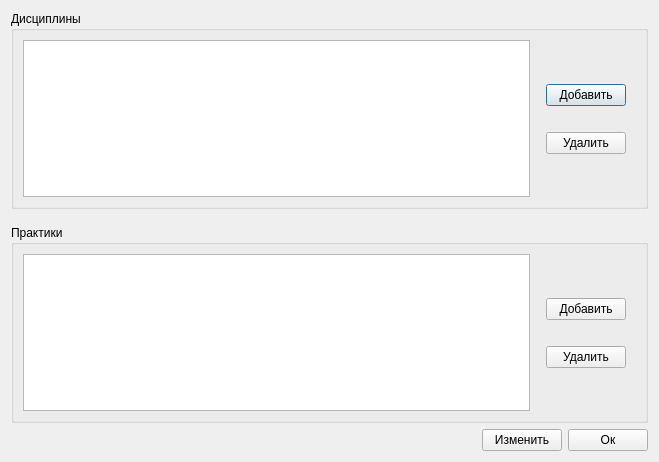
<?xml version="1.0" encoding="UTF-8"?>
<ui version="4.0">
 <class>InsertAdditionalEducationalProgram</class>
 <widget class="QDialog" name="InsertAdditionalEducationalProgram">
  <property name="geometry">
   <rect>
    <x>0</x>
    <y>0</y>
    <width>659</width>
    <height>462</height>
   </rect>
  </property>
  <property name="windowTitle">
   <string>Dialog</string>
  </property>
  <layout class="QVBoxLayout" name="verticalLayout_2">
   <item>
    <widget class="QGroupBox" name="groupBox">
     <property name="title">
      <string>Дисциплины</string>
     </property>
     <layout class="QVBoxLayout" name="verticalLayout_3">
      <item>
       <layout class="QHBoxLayout" name="horizontalLayout">
        <item>
         <layout class="QVBoxLayout" name="verticalLayout_4">
          <item>
           <widget class="QTableView" name="tableViewDiscipline">
            <property name="selectionMode">
             <enum>QAbstractItemView::SingleSelection</enum>
            </property>
            <attribute name="horizontalHeaderVisible">
             <bool>true</bool>
            </attribute>
            <attribute name="horizontalHeaderCascadingSectionResizes">
             <bool>false</bool>
            </attribute>
            <attribute name="horizontalHeaderDefaultSectionSize">
             <number>100</number>
            </attribute>
            <attribute name="horizontalHeaderHighlightSections">
             <bool>false</bool>
            </attribute>
            <attribute name="horizontalHeaderStretchLastSection">
             <bool>true</bool>
            </attribute>
           </widget>
          </item>
         </layout>
        </item>
        <item>
         <spacer name="horizontalSpacer_2">
          <property name="orientation">
           <enum>Qt::Horizontal</enum>
          </property>
          <property name="sizeType">
           <enum>QSizePolicy::Fixed</enum>
          </property>
          <property name="sizeHint" stdset="0">
           <size>
            <width>10</width>
            <height>20</height>
           </size>
          </property>
         </spacer>
        </item>
        <item>
         <layout class="QVBoxLayout" name="verticalLayout">
          <item>
           <spacer name="verticalSpacer_6">
            <property name="orientation">
             <enum>Qt::Vertical</enum>
            </property>
            <property name="sizeHint" stdset="0">
             <size>
              <width>20</width>
              <height>40</height>
             </size>
            </property>
           </spacer>
          </item>
          <item>
           <widget class="QPushButton" name="pushButtonInsertDiscipline">
            <property name="text">
             <string>Добавить</string>
            </property>
           </widget>
          </item>
          <item>
           <spacer name="verticalSpacer_3">
            <property name="orientation">
             <enum>Qt::Vertical</enum>
            </property>
            <property name="sizeType">
             <enum>QSizePolicy::Fixed</enum>
            </property>
            <property name="sizeHint" stdset="0">
             <size>
              <width>20</width>
              <height>20</height>
             </size>
            </property>
           </spacer>
          </item>
          <item>
           <widget class="QPushButton" name="pushButtonDeleteDiscipline">
            <property name="text">
             <string>Удалить</string>
            </property>
           </widget>
          </item>
          <item>
           <spacer name="verticalSpacer_5">
            <property name="orientation">
             <enum>Qt::Vertical</enum>
            </property>
            <property name="sizeHint" stdset="0">
             <size>
              <width>20</width>
              <height>40</height>
             </size>
            </property>
           </spacer>
          </item>
         </layout>
        </item>
        <item>
         <spacer name="horizontalSpacer_3">
          <property name="orientation">
           <enum>Qt::Horizontal</enum>
          </property>
          <property name="sizeType">
           <enum>QSizePolicy::Fixed</enum>
          </property>
          <property name="sizeHint" stdset="0">
           <size>
            <width>10</width>
            <height>20</height>
           </size>
          </property>
         </spacer>
        </item>
       </layout>
      </item>
     </layout>
    </widget>
   </item>
   <item>
    <spacer name="verticalSpacer">
     <property name="orientation">
      <enum>Qt::Vertical</enum>
     </property>
     <property name="sizeType">
      <enum>QSizePolicy::Fixed</enum>
     </property>
     <property name="sizeHint" stdset="0">
      <size>
       <width>20</width>
       <height>10</height>
      </size>
     </property>
    </spacer>
   </item>
   <item>
    <widget class="QGroupBox" name="groupBox_2">
     <property name="title">
      <string>Практики</string>
     </property>
     <layout class="QVBoxLayout" name="verticalLayout_7">
      <item>
       <layout class="QHBoxLayout" name="horizontalLayout_2">
        <item>
         <layout class="QVBoxLayout" name="verticalLayout_5">
          <item>
           <widget class="QTableView" name="tableViewPractice">
            <property name="selectionMode">
             <enum>QAbstractItemView::SingleSelection</enum>
            </property>
            <attribute name="horizontalHeaderVisible">
             <bool>true</bool>
            </attribute>
            <attribute name="horizontalHeaderCascadingSectionResizes">
             <bool>false</bool>
            </attribute>
            <attribute name="horizontalHeaderDefaultSectionSize">
             <number>100</number>
            </attribute>
            <attribute name="horizontalHeaderHighlightSections">
             <bool>false</bool>
            </attribute>
            <attribute name="horizontalHeaderStretchLastSection">
             <bool>true</bool>
            </attribute>
            <attribute name="verticalHeaderVisible">
             <bool>false</bool>
            </attribute>
            <attribute name="verticalHeaderStretchLastSection">
             <bool>false</bool>
            </attribute>
           </widget>
          </item>
         </layout>
        </item>
        <item>
         <spacer name="horizontalSpacer_4">
          <property name="orientation">
           <enum>Qt::Horizontal</enum>
          </property>
          <property name="sizeType">
           <enum>QSizePolicy::Fixed</enum>
          </property>
          <property name="sizeHint" stdset="0">
           <size>
            <width>10</width>
            <height>20</height>
           </size>
          </property>
         </spacer>
        </item>
        <item>
         <layout class="QVBoxLayout" name="verticalLayout_6">
          <item>
           <spacer name="verticalSpacer_7">
            <property name="orientation">
             <enum>Qt::Vertical</enum>
            </property>
            <property name="sizeHint" stdset="0">
             <size>
              <width>20</width>
              <height>40</height>
             </size>
            </property>
           </spacer>
          </item>
          <item>
           <widget class="QPushButton" name="pushButtonInsertPractice">
            <property name="text">
             <string>Добавить</string>
            </property>
           </widget>
          </item>
          <item>
           <spacer name="verticalSpacer_4">
            <property name="orientation">
             <enum>Qt::Vertical</enum>
            </property>
            <property name="sizeType">
             <enum>QSizePolicy::Fixed</enum>
            </property>
            <property name="sizeHint" stdset="0">
             <size>
              <width>20</width>
              <height>20</height>
             </size>
            </property>
           </spacer>
          </item>
          <item>
           <widget class="QPushButton" name="pushButtonDeletePractice">
            <property name="text">
             <string>Удалить</string>
            </property>
           </widget>
          </item>
          <item>
           <spacer name="verticalSpacer_8">
            <property name="orientation">
             <enum>Qt::Vertical</enum>
            </property>
            <property name="sizeHint" stdset="0">
             <size>
              <width>20</width>
              <height>40</height>
             </size>
            </property>
           </spacer>
          </item>
         </layout>
        </item>
        <item>
         <spacer name="horizontalSpacer_5">
          <property name="orientation">
           <enum>Qt::Horizontal</enum>
          </property>
          <property name="sizeType">
           <enum>QSizePolicy::Fixed</enum>
          </property>
          <property name="sizeHint" stdset="0">
           <size>
            <width>10</width>
            <height>20</height>
           </size>
          </property>
         </spacer>
        </item>
       </layout>
      </item>
     </layout>
    </widget>
   </item>
   <item>
    <layout class="QHBoxLayout" name="horizontalLayout_4">
     <item>
      <spacer name="horizontalSpacer">
       <property name="orientation">
        <enum>Qt::Horizontal</enum>
       </property>
       <property name="sizeHint" stdset="0">
        <size>
         <width>40</width>
         <height>20</height>
        </size>
       </property>
      </spacer>
     </item>
     <item>
      <widget class="QPushButton" name="pushButtonAction">
       <property name="text">
        <string>Изменить</string>
       </property>
      </widget>
     </item>
     <item>
      <widget class="QPushButton" name="pushButtonOk">
       <property name="text">
        <string>Ок</string>
       </property>
      </widget>
     </item>
    </layout>
   </item>
  </layout>
 </widget>
 <resources/>
 <connections/>
</ui>
